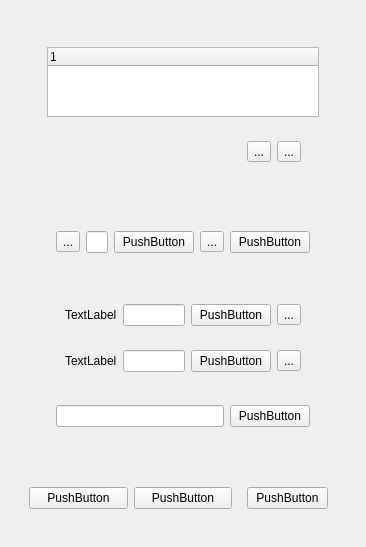
<?xml version="1.0" encoding="UTF-8"?>
<ui version="4.0">
 <class>Form</class>
 <widget class="QWidget" name="Form">
  <property name="geometry">
   <rect>
    <x>0</x>
    <y>0</y>
    <width>325</width>
    <height>465</height>
   </rect>
  </property>
  <property name="windowTitle">
   <string>Form</string>
  </property>
  <layout class="QVBoxLayout" name="verticalLayout_8">
   <item>
    <widget class="QWidget" name="widget_16" native="true">
     <layout class="QVBoxLayout" name="verticalLayout_7">
      <item>
       <widget class="QWidget" name="widget_14" native="true">
        <layout class="QVBoxLayout" name="verticalLayout_5">
         <item>
          <widget class="QWidget" name="widget_9" native="true">
           <property name="sizePolicy">
            <sizepolicy hsizetype="Expanding" vsizetype="Expanding">
             <horstretch>0</horstretch>
             <verstretch>0</verstretch>
            </sizepolicy>
           </property>
           <layout class="QVBoxLayout" name="verticalLayout_4">
            <item>
             <widget class="QWidget" name="widget_6" native="true">
              <layout class="QVBoxLayout" name="verticalLayout_3">
               <item>
                <widget class="QTreeWidget" name="treeWidget">
                 <column>
                  <property name="text">
                   <string notr="true">1</string>
                  </property>
                 </column>
                </widget>
               </item>
               <item>
                <widget class="QWidget" name="widget_12" native="true">
                 <layout class="QHBoxLayout" name="horizontalLayout_8">
                  <item>
                   <spacer name="horizontalSpacer">
                    <property name="orientation">
                     <enum>Qt::Horizontal</enum>
                    </property>
                    <property name="sizeHint" stdset="0">
                     <size>
                      <width>533</width>
                      <height>20</height>
                     </size>
                    </property>
                   </spacer>
                  </item>
                  <item>
                   <widget class="QWidget" name="widget_10" native="true">
                    <layout class="QHBoxLayout" name="horizontalLayout_6">
                     <item>
                      <widget class="QToolButton" name="toolButton_2">
                       <property name="text">
                        <string>...</string>
                       </property>
                      </widget>
                     </item>
                     <item>
                      <widget class="QToolButton" name="toolButton_3">
                       <property name="text">
                        <string>...</string>
                       </property>
                      </widget>
                     </item>
                    </layout>
                   </widget>
                  </item>
                 </layout>
                </widget>
               </item>
              </layout>
             </widget>
            </item>
           </layout>
          </widget>
         </item>
         <item>
          <widget class="QWidget" name="widget_15" native="true">
           <layout class="QVBoxLayout" name="verticalLayout_6">
            <item>
             <widget class="QWidget" name="widget_8" native="true">
              <layout class="QHBoxLayout" name="horizontalLayout_5">
               <item>
                <widget class="QWidget" name="widget_7" native="true">
                 <layout class="QHBoxLayout" name="horizontalLayout_4">
                  <item>
                   <widget class="QToolButton" name="toolButton_5">
                    <property name="text">
                     <string>...</string>
                    </property>
                   </widget>
                  </item>
                  <item>
                   <widget class="QLineEdit" name="lineEdit_2"/>
                  </item>
                  <item>
                   <widget class="QPushButton" name="pushButton_7">
                    <property name="text">
                     <string>PushButton</string>
                    </property>
                   </widget>
                  </item>
                  <item>
                   <widget class="QToolButton" name="toolButton_8">
                    <property name="text">
                     <string>...</string>
                    </property>
                   </widget>
                  </item>
                  <item>
                   <widget class="QPushButton" name="pushButton_8">
                    <property name="text">
                     <string>PushButton</string>
                    </property>
                   </widget>
                  </item>
                 </layout>
                </widget>
               </item>
              </layout>
             </widget>
            </item>
            <item>
             <widget class="QWidget" name="widget_4" native="true">
              <layout class="QVBoxLayout" name="verticalLayout_2">
               <item>
                <widget class="QWidget" name="widget_3" native="true">
                 <layout class="QVBoxLayout" name="verticalLayout">
                  <item>
                   <widget class="QWidget" name="widget" native="true">
                    <layout class="QHBoxLayout" name="horizontalLayout">
                     <item>
                      <widget class="QLabel" name="label">
                       <property name="text">
                        <string>TextLabel</string>
                       </property>
                      </widget>
                     </item>
                     <item>
                      <widget class="QLineEdit" name="lineEdit_4"/>
                     </item>
                     <item>
                      <widget class="QPushButton" name="pushButton_5">
                       <property name="text">
                        <string>PushButton</string>
                       </property>
                      </widget>
                     </item>
                     <item>
                      <widget class="QToolButton" name="toolButton_7">
                       <property name="text">
                        <string>...</string>
                       </property>
                      </widget>
                     </item>
                    </layout>
                   </widget>
                  </item>
                  <item>
                   <widget class="QWidget" name="widget_2" native="true">
                    <layout class="QHBoxLayout" name="horizontalLayout_2">
                     <item>
                      <widget class="QLabel" name="label_2">
                       <property name="text">
                        <string>TextLabel</string>
                       </property>
                      </widget>
                     </item>
                     <item>
                      <widget class="QLineEdit" name="lineEdit_5"/>
                     </item>
                     <item>
                      <widget class="QPushButton" name="pushButton_6">
                       <property name="text">
                        <string>PushButton</string>
                       </property>
                      </widget>
                     </item>
                     <item>
                      <widget class="QToolButton" name="toolButton_9">
                       <property name="text">
                        <string>...</string>
                       </property>
                      </widget>
                     </item>
                    </layout>
                   </widget>
                  </item>
                 </layout>
                </widget>
               </item>
               <item>
                <widget class="QWidget" name="widget_5" native="true">
                 <layout class="QHBoxLayout" name="horizontalLayout_3">
                  <item>
                   <widget class="QLineEdit" name="lineEdit_3"/>
                  </item>
                  <item>
                   <widget class="QPushButton" name="pushButton_4">
                    <property name="text">
                     <string>PushButton</string>
                    </property>
                   </widget>
                  </item>
                 </layout>
                </widget>
               </item>
              </layout>
             </widget>
            </item>
           </layout>
          </widget>
         </item>
        </layout>
       </widget>
      </item>
      <item>
       <widget class="QWidget" name="widget_11" native="true">
        <layout class="QHBoxLayout" name="horizontalLayout_7">
         <item>
          <widget class="QPushButton" name="pushButton">
           <property name="text">
            <string>PushButton</string>
           </property>
          </widget>
         </item>
         <item>
          <widget class="QPushButton" name="pushButton_2">
           <property name="text">
            <string>PushButton</string>
           </property>
          </widget>
         </item>
         <item>
          <widget class="QWidget" name="widget_13" native="true">
           <layout class="QHBoxLayout" name="horizontalLayout_9">
            <item>
             <widget class="QPushButton" name="pushButton_3">
              <property name="text">
               <string>PushButton</string>
              </property>
             </widget>
            </item>
           </layout>
          </widget>
         </item>
        </layout>
       </widget>
      </item>
     </layout>
    </widget>
   </item>
  </layout>
 </widget>
 <resources/>
 <connections/>
</ui>
